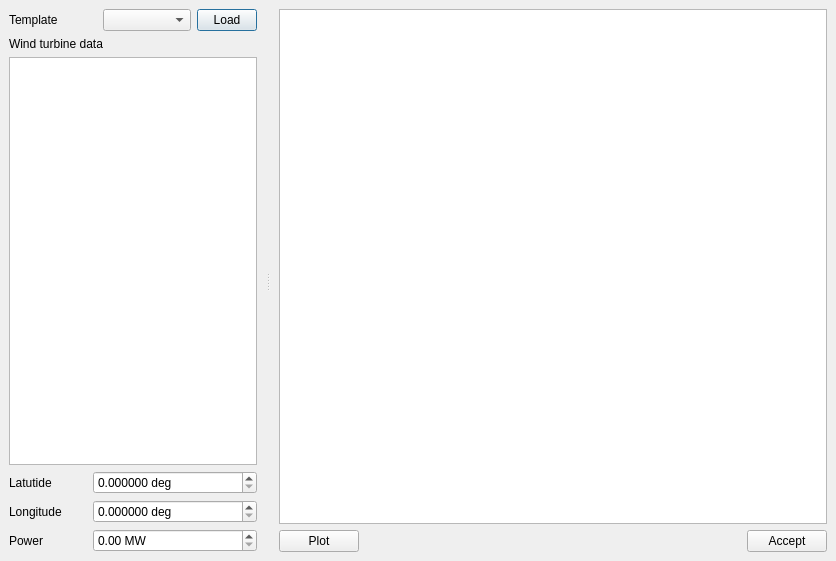
<?xml version="1.0" encoding="UTF-8"?>
<ui version="4.0">
 <class>MainWindow</class>
 <widget class="QDialog" name="MainWindow">
  <property name="geometry">
   <rect>
    <x>0</x>
    <y>0</y>
    <width>836</width>
    <height>561</height>
   </rect>
  </property>
  <property name="windowTitle">
   <string>Wind power wizard</string>
  </property>
  <property name="windowIcon">
   <iconset resource="icons.qrc">
    <normaloff>:/Icons/icons/wind_power.svg</normaloff>:/Icons/icons/wind_power.svg</iconset>
  </property>
  <layout class="QVBoxLayout" name="verticalLayout">
   <property name="leftMargin">
    <number>0</number>
   </property>
   <property name="topMargin">
    <number>0</number>
   </property>
   <property name="rightMargin">
    <number>0</number>
   </property>
   <property name="bottomMargin">
    <number>0</number>
   </property>
   <item>
    <widget class="QSplitter" name="splitter">
     <property name="orientation">
      <enum>Qt::Horizontal</enum>
     </property>
     <widget class="QFrame" name="frame">
      <property name="frameShape">
       <enum>QFrame::NoFrame</enum>
      </property>
      <property name="frameShadow">
       <enum>QFrame::Raised</enum>
      </property>
      <layout class="QGridLayout" name="gridLayout_2">
       <item row="4" column="0" colspan="3">
        <widget class="QTableView" name="windTurbineTableView"/>
       </item>
       <item row="3" column="0" colspan="2">
        <widget class="QLabel" name="label_3">
         <property name="text">
          <string>Wind turbine data</string>
         </property>
        </widget>
       </item>
       <item row="7" column="0">
        <widget class="QLabel" name="label">
         <property name="text">
          <string>Power</string>
         </property>
        </widget>
       </item>
       <item row="7" column="1" colspan="2">
        <widget class="QDoubleSpinBox" name="powerSpinBox">
         <property name="suffix">
          <string> MW</string>
         </property>
         <property name="maximum">
          <double>99999.000000000000000</double>
         </property>
        </widget>
       </item>
       <item row="2" column="0" colspan="3">
        <widget class="QFrame" name="frame_3">
         <property name="frameShape">
          <enum>QFrame::NoFrame</enum>
         </property>
         <property name="frameShadow">
          <enum>QFrame::Raised</enum>
         </property>
         <layout class="QHBoxLayout" name="horizontalLayout_2">
          <property name="leftMargin">
           <number>0</number>
          </property>
          <property name="topMargin">
           <number>0</number>
          </property>
          <property name="rightMargin">
           <number>0</number>
          </property>
          <property name="bottomMargin">
           <number>0</number>
          </property>
          <item>
           <widget class="QLabel" name="label_2">
            <property name="maximumSize">
             <size>
              <width>90</width>
              <height>16777215</height>
             </size>
            </property>
            <property name="text">
             <string>Template</string>
            </property>
           </widget>
          </item>
          <item>
           <widget class="QComboBox" name="templeteComboBox"/>
          </item>
          <item>
           <widget class="QPushButton" name="loadButton">
            <property name="maximumSize">
             <size>
              <width>60</width>
              <height>16777215</height>
             </size>
            </property>
            <property name="text">
             <string>Load</string>
            </property>
           </widget>
          </item>
         </layout>
        </widget>
       </item>
       <item row="6" column="1" colspan="2">
        <widget class="QDoubleSpinBox" name="longitudeSpinBox">
         <property name="suffix">
          <string> deg</string>
         </property>
         <property name="decimals">
          <number>6</number>
         </property>
         <property name="maximum">
          <double>99999.000000000000000</double>
         </property>
        </widget>
       </item>
       <item row="5" column="1" colspan="2">
        <widget class="QDoubleSpinBox" name="latitudeSpinBox">
         <property name="suffix">
          <string> deg</string>
         </property>
         <property name="decimals">
          <number>6</number>
         </property>
         <property name="maximum">
          <double>99999.000000000000000</double>
         </property>
        </widget>
       </item>
       <item row="5" column="0">
        <widget class="QLabel" name="label_4">
         <property name="text">
          <string>Latutide</string>
         </property>
        </widget>
       </item>
       <item row="6" column="0">
        <widget class="QLabel" name="label_5">
         <property name="text">
          <string>Longitude</string>
         </property>
        </widget>
       </item>
      </layout>
     </widget>
     <widget class="QFrame" name="frame_4">
      <property name="frameShape">
       <enum>QFrame::NoFrame</enum>
      </property>
      <property name="frameShadow">
       <enum>QFrame::Raised</enum>
      </property>
      <layout class="QGridLayout" name="gridLayout">
       <item row="1" column="0" colspan="2">
        <widget class="QPushButton" name="plotButton">
         <property name="text">
          <string>Plot</string>
         </property>
        </widget>
       </item>
       <item row="1" column="2">
        <spacer name="horizontalSpacer_2">
         <property name="orientation">
          <enum>Qt::Horizontal</enum>
         </property>
         <property name="sizeHint" stdset="0">
          <size>
           <width>394</width>
           <height>20</height>
          </size>
         </property>
        </spacer>
       </item>
       <item row="1" column="3">
        <widget class="QPushButton" name="acceptButton">
         <property name="text">
          <string>Accept</string>
         </property>
        </widget>
       </item>
       <item row="0" column="0" colspan="4">
        <widget class="QTableView" name="tableView_2"/>
       </item>
      </layout>
     </widget>
    </widget>
   </item>
  </layout>
  <action name="actionCopy_to_clipboard">
   <property name="icon">
    <iconset>
     <normaloff>:/Icons/icons/copy.svg</normaloff>:/Icons/icons/copy.svg</iconset>
   </property>
   <property name="text">
    <string>Copy to clipboard</string>
   </property>
  </action>
  <action name="actionSave">
   <property name="icon">
    <iconset>
     <normaloff>:/Icons/icons/import_profiles.svg</normaloff>:/Icons/icons/import_profiles.svg</iconset>
   </property>
   <property name="text">
    <string>Save</string>
   </property>
  </action>
 </widget>
 <resources>
  <include location="icons.qrc"/>
 </resources>
 <connections/>
</ui>
